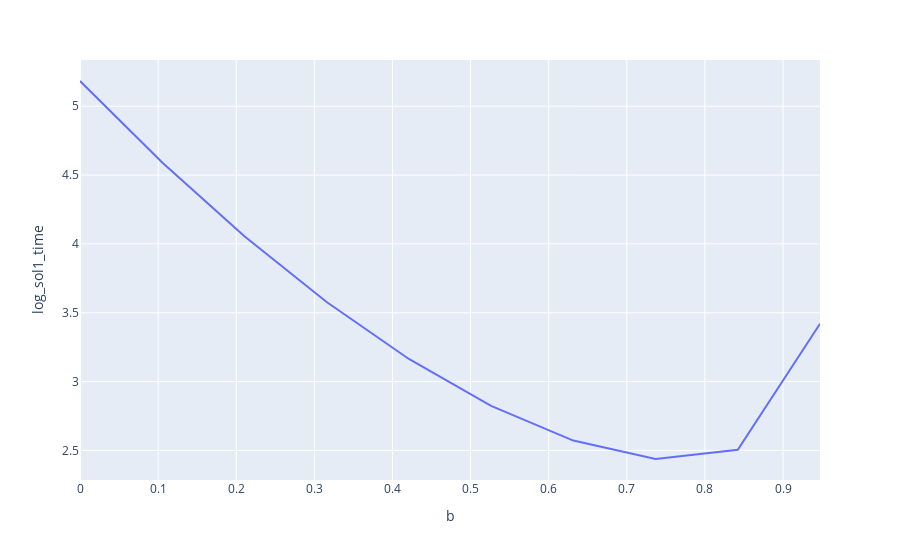

Notebook code for this chart:
### Code cell
df = pd.DataFrame(data)
px.line(df, x="b", y="log_sol1_time")

### Figure 1 — Plotly figure (JSON) as saved in the notebook; plotly's stock layout.template omitted (floating-point values rounded to 4 significant figures)
{"data": [{"hovertemplate": "b=%{x}<br>log_sol1_time=%{y}<extra></extra>", "legendgroup": "", "line": {"color": "#636efa", "dash": "solid"}, "marker": {"symbol": "circle"}, "mode": "lines", "name": "", "orientation": "v", "showlegend": false, "type": "scatter", "x": [0, 0.1053, 0.2105, 0.3158, 0.4211, 0.5263, 0.6316, 0.7368, 0.8421, 0.9474], "xaxis": "x", "y": [5.183, 4.591, 4.055, 3.578, 3.164, 2.824, 2.572, 2.438, 2.505, 3.42], "yaxis": "y"}], "layout": {"legend": {"tracegroupgap": 0}, "margin": {"t": 60}, "xaxis": {"anchor": "y", "domain": [0, 1], "title": {"text": "b"}}, "yaxis": {"anchor": "x", "domain": [0, 1], "title": {"text": "log_sol1_time"}}}}
